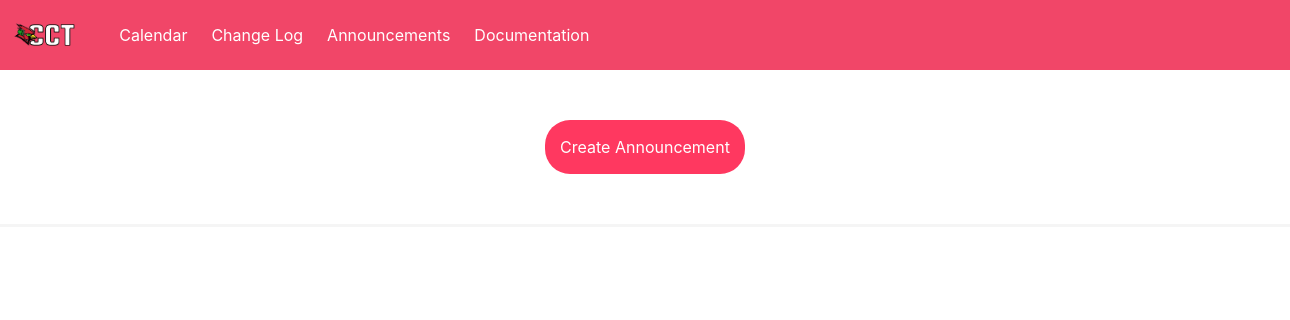
The page /announcements on the database as committed earlier.
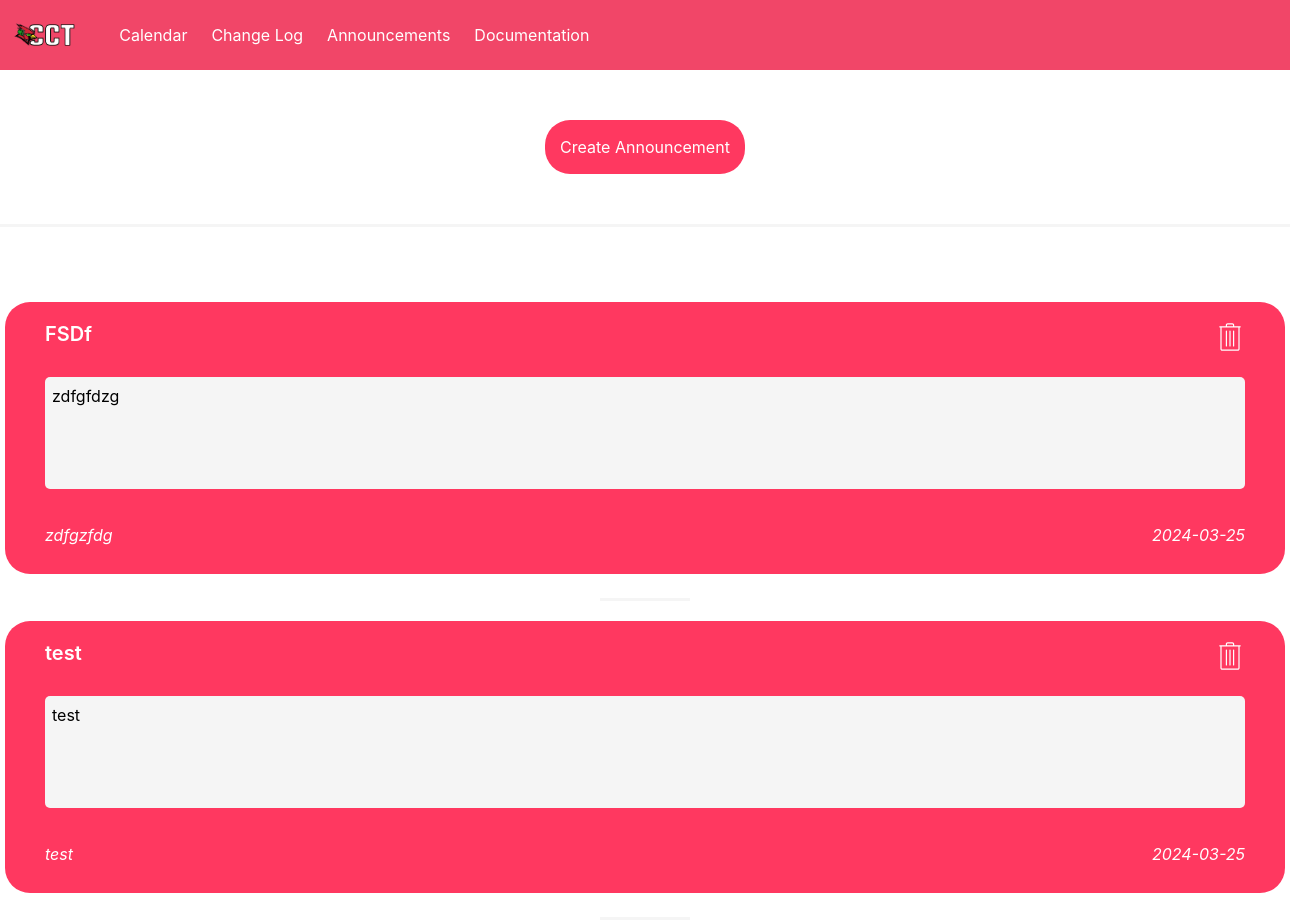
The same page on the database as committed later.
### tables this page shows
CREATE TABLE announcements (
id integer primary key autoincrement,
name text,
description text,
creator text,
date date
);

### app.py (the view)
@app.route('/announcements')
def announcements():
    conn = getDatabaseConnection()
    announcements = conn.execute('SELECT * FROM announcements').fetchall()
    conn.close()
    return render_template('announcements.html', annoucements=announcements[::-1])

### app.py (called while the page is built)
def getDatabaseConnection():
    connection = sqlite3.connect('cct_database.db')
    connection.row_factory = sqlite3.Row
    return connection

### templates/announcements.html
{% extends 'base.html' %}
{% block content %}
        <div class="announcement-button-div">
            <a href="{{ url_for('new_announcement') }}">
                <button class="announcement-button">Create Announcement</button>
            </a>
        </div>
        {% for a in annoucements %}
            <div class="announcement-component">
                <div class="announcement-title-delete-grid">
                    <h1 class="announcement-name is-size-5 has-text-weight-semibold">{{ a['name'] }}</h1>
                    <a class="delete-button" onclick="deleteWarning('{{ a['id'] }}')">
                        <img src="{{ url_for('static', filename='bin.svg') }}">
                    </a>
                </div>
                <div class="desc-component">
                    <p class=is-family-monospace></p>{{ a['description'] }}</p>
                </div>
                <br />
                <div class="announcement-footer-grid">
                    <div class="is-italic">{{ a['creator'] }}</div>
                    <div class="announcement-date is-italic">{{ a['date'] }}</div>
                </div>
            </div>
            <br />
            <div class="border-announcement"></div>
        {% endfor %}
{% endblock %}

Rows that differ between the two databases and show on the page:
added announcements: name "FSDf", description "zdfgfdzg", creator "zdfgzfdg", date "2024-03-25"
added announcements: name "test", description "test", creator "test", date "2024-03-25"
